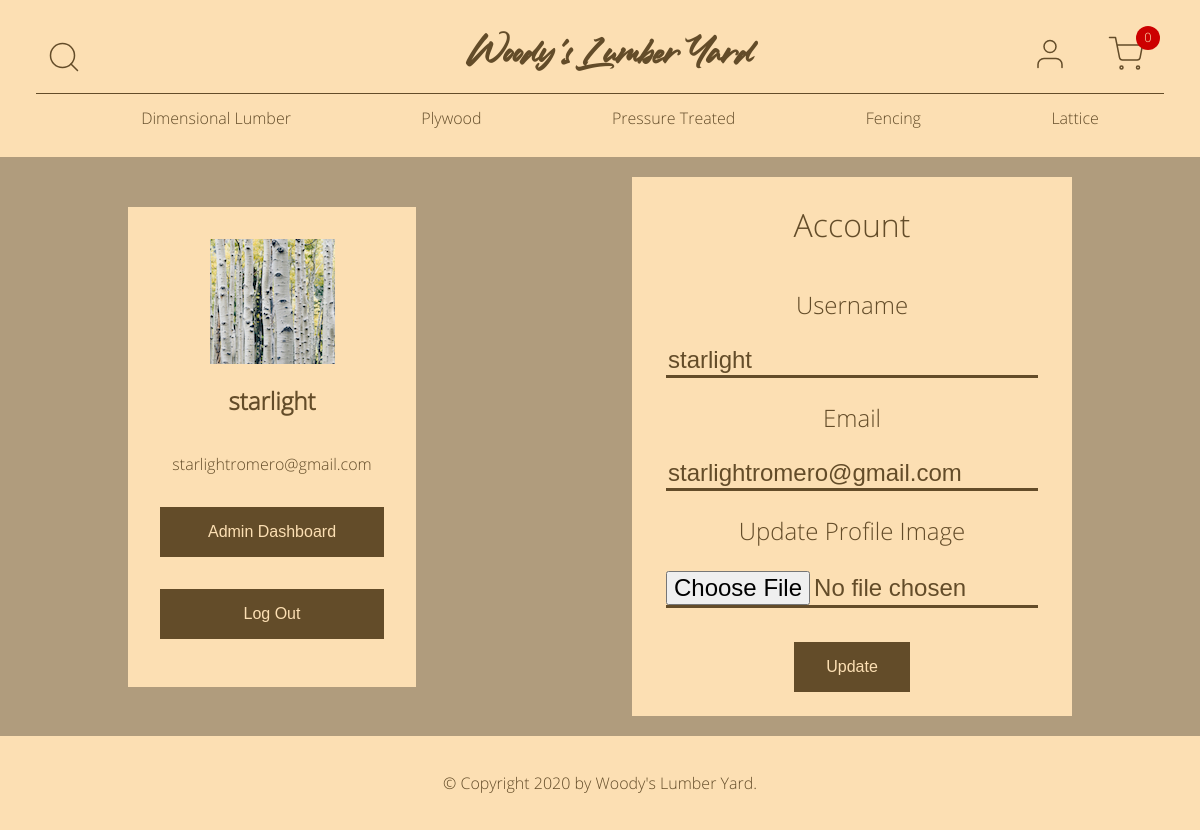
Page /account (signed in) on the committed database.
### online_store/models.py (models this page shows, shortened)
class Category(db.Model):
    id = db.Column(db.Integer, primary_key=True)
    name = db.Column(db.String(20), unique=True, nullable=False)
    link = db.Column(db.String(20), nullable=True)
    products = db.relationship("Product", backref="category", lazy=True)
    date_created = db.Column(db.DateTime, default=datetime.utcnow)
    created_by_id = db.Column(db.Integer, db.ForeignKey("user.id"))

class User(db.Model, UserMixin):
    id = db.Column(db.Integer, primary_key=True)
    username = db.Column(db.String(20), unique=True, nullable=False)
    email = db.Column(db.String(120), unique=True, nullable=False)
    image = db.Column(db.String(20), nullable=False, default="default.jpg")
    password = db.Column(db.String(60), nullable=True)
    is_employee = db.Column(db.Boolean, nullable=False, default=False)
    is_admin = db.Column(db.Boolean, nullable=False, default=False)
    categories = db.relationship("Category", backref="created_by", lazy=True)
    products = db.relationship("Product", backref="created_by", lazy=True)
    cart = db.relationship(
        "Cart", cascade="all, delete", backref="created_by", lazy=True
    )
    orders = db.relationship(
        "Order", cascade="all, delete", backref="created_by", lazy=True
    )

### online_store/users/routes.py (the view, shortened to what this page needs)
@users.route("/account", methods=["GET", "POST"])
@login_required
def account():
    categories = Category.query.all()
    cart = Cart.query.filter_by(user_id=current_user.id).first()
    form = UpdateAccountForm()
    form.username.data = current_user.username
    form.email.data = current_user.email
    context = {
        "title": "Account",
        "form": form,
        "categories": categories,
        "cart": cart,
    }
    return render_template("account.html", **context)

### online_store/users/forms.py (shortened to what this page needs)
class UpdateAccountForm(FlaskForm):
    username = StringField(
        "Username", validators=[DataRequired(), Length(min=2, max=20)]
    )
    email = StringField("Email", validators=[DataRequired(), Email()])
    image = FileField(
        "Update Profile Image", validators=[FileAllowed(["jpg", "png"])]
    )
    submit = SubmitField("Update")

### online_store/models.py (called while the page is built)
@login_manager.user_loader
def load_user(user_id):
    return User.query.get(int(user_id))

### online_store/templates/account.html (shortened to what this page needs)
{% extends "base.html" %}
{% block content %}
<div class="account">
  <div class="account-profile">
    <img
      src="{{ url_for('static', filename='profile-images/' + current_user.image) }}"
      alt="{{ current_user.username }}"
    >
    <h2>{{ current_user.username }}</h2>
    <p>{{ current_user.email }}</p>
    {% if current_user.is_admin %}
      <a href="{{ url_for('admin.show_employees') }}"><button>Admin Dashboard</button></a>
    {% elif current_user.is_employee %}
      <a href="{{ url_for('admin.show_products') }}"><button>Employee Dashboard</button></a>
    {% endif %}
    <a href="{{ url_for('users.logout') }}"><button>Log Out</button></a>
  </div>
  <form class="full-form" method="POST" enctype="multipart/form-data">
    <fieldset>
      <legend>{{ title }}</legend>
      {{ form.username.label }}
      {% if form.username.errors %}
        {{ form.username(class="is-invalid") }}
        <div class="invalid-feedback">
          {% for error in form.username.errors %}
            {{ error }}
          {% endfor %}
        </div>
      {% else %}
        {{ form.username }}
      {% endif %}
      {{ form.email.label }}
      {% if form.email.errors %}
        {{ form.email(class="is-invalid") }}
        <div class="invalid-feedback">
          {% for error in form.email.errors %}
            {{ error }}
          {% endfor %}
        </div>
      {% else %}
        {{ form.email }}
      {% endif %}
      {{ form.image.label }}
      {{ form.image }}
    </fieldset>
    <div>
      {{ form.submit }}
    </div>
  </form>
</div>
{% endblock %}

### online_store/templates/base.html (shortened to what this page needs)
<!DOCTYPE html>
<html lang="en">
<head>
  {% block head %}
  <link rel="stylesheet" type="text/css" href="{{ url_for('static', filename='css/main.css') }}">
  {% endblock %}
</head>
<body>
  <header>
    <div class="top-row">
      <div class="search">
        <img class="search-btn" src="/static/assets/search.svg" alt="Search Button">
      </div>
      <h1><a href="{{ url_for('main.home') }}">Woody's Lumber Yard</a></h1>
      <div class="user-icons">
        <a href="{{ url_for('users.account') }}">
          <img src="{{ url_for('static', filename='assets/user.svg') }}" alt="My Account">
        </a>
        <a href="{{ url_for('main.show_cart') }}">
          <img class="cart" src="{{ url_for('static', filename='assets/shopping-cart.svg') }}" alt="Shopping Cart">
          {% if cart %}
            <div class="cart-total">{{ cart.quantity }}</div>
          {% else %}
            <div class="cart-total">0</div>
          {% endif %}
        </a>
      </div>
    </div>
    {% if categories %}
    <nav>
      <ul>
        {% for category in categories %}
        <li><a href="/category/{{ category.link }}">{{ category.name }}</a></li>
        {% endfor %}
      </ul>
    </nav>
    {% endif %}
  </header>
  <main>
    {% block content %}{% endblock %}
  </main>
  <footer>
    <p>&copy; Copyright 2020 by <a href="/">Woody's Lumber Yard</a>.</p>
  </footer>
</body>
</html>

### online_store/static/css/main.css (style rules this page uses)
body main button, body main .products .product-grid .product-item button, body main .products .product-grid .product-item .product-form input[type=submit], body main .product-detail .product-detail-text button, body main .categories .category-list .category-item button, body main .full-form input[type=submit], body footer button { -ms-appearance: none; -moz-appearance: none; -webkit-appearance: none; appearance: none; padding: 1rem 2rem; display: inline-block; border: none; margin: 0; text-decoration: none; background: #634C29; color: #FCDFB3; font-size: 1rem; cursor: pointer; text-align: center; transition: background 150ms ease-in-out, transform 50ms ease; }
* { box-sizing: border-box; }
body { background-color: #FCDFB3; color: #634C29; font-family: "Open-Sans", sans-serif; margin: 0; text-align: center; }
body header { background-color: #FCDFB3; padding: 36px; padding-bottom: 0; }
body header .top-row { display: flex; flex-direction: row; justify-content: center; align-items: center; justify-content: space-between; }
body header .top-row .search { display: flex; flex-direction: row; justify-content: center; align-items: center; flex-basis: 33%; justify-content: flex-start; margin: 0 10px; }
body header .top-row .search img { height: 36px; cursor: pointer; }
body header .top-row .user-icons { padding: 0; margin: 0; }
body header .top-row .user-icons .cart-total { display: block; position: absolute; color: #FCDFB3; background-color: #CC0000; font-size: 0.8rem; padding-top: 0.15rem; border-radius: 50%; height: 24px; width: 24px; top: 26px; right: 40px; }
body header .top-row .user-icons a { margin: 0 10px; text-decoration: none; }
body header .top-row .user-icons a img { height: 36px; }
body header h1 { flex-basis: 33%; font-family: "Ledgewood", sans-serif; margin: 0; text-align: center; justify-self: center; }
body header h1 a { color: #634C29; text-decoration: none; }
body header .user-icons { display: flex; flex-direction: row; justify-content: center; align-items: center; justify-content: flex-end; flex-basis: 33%; }
body header .user-icons img { margin: 0 10px; }
body header nav { margin: 0; }
body header nav ul { align-items: center; border-top: 1px solid #634C29; display: flex; flex-direction: row; height: 3rem; justify-content: space-around; }
body header nav ul li { display: flex; }
body header nav ul li a { color: #634C29; text-decoration: none; }
body main { background-color: #B09C7D; padding: 20px; }
body main button { width: 100%; }
body main .full-form { display: flex; flex-direction: column; justify-content: center; align-items: center; background-color: #FCDFB3; margin: auto; padding: 1rem; font-size: 1.5rem; justify-content: space-around; width: 440px; line-height: 2; }
body main .full-form * { margin: 0.5rem 0; }
body main .full-form fieldset { display: flex; flex-direction: column; justify-content: center; align-items: center; border: none; margin: 0; width: 100%; }
body main .full-form fieldset legend { border: none; font-size: 2rem; }
body main .full-form fieldset input, body main .full-form fieldset label { color: #634C29; }
body main .full-form fieldset input { font-size: 1.5rem; text-align: left; width: 100%; }
body main .full-form fieldset input[type=text], body main .full-form fieldset input[type=email], body main .full-form fieldset input[type=password], body main .full-form fieldset input[type=number], body main .full-form fieldset input[type=file] { background-color: transparent; border: none; border-bottom: 3px solid #634C29; outline: #634C29; }
body main .full-form input[type=submit] { width: 100%; }
body main .account { display: flex; flex-direction: row; justify-content: center; align-items: center; }
body main .account .account-profile { display: flex; flex-direction: column; justify-content: center; align-items: center; padding: 2rem; background-color: #FCDFB3; margin: auto; }
body main .account .account-profile a { width: 100%; margin: 1rem; }
body footer { background-color: #FCDFB3; padding: 20px; }
body footer p a { color: #634C29; text-decoration: none; }

### rows in the picture
Category: name "Dimensional Lumber"
Category: name "Plywood"
Category: name "Pressure Treated"
Category: name "Fencing"
Category: name "Lattice"
User: image (placeholder picture), username "starlight", email "starlightromero@gmail.com"

### other values in the picture
{{ title }} "Account"
